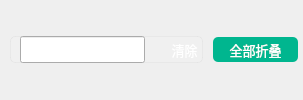
        <widget class="QWidget" name="horizontalWidget_1_3_l" native="true">
         <property name="minimumSize">
          <size>
           <width>0</width>
           <height>36</height>
          </size>
         </property>
         <property name="styleSheet">
          <string notr="true"/>
         </property>
         <layout class="QHBoxLayout" name="horizontalLayout_3">
          <property name="spacing">
           <number>10</number>
          </property>
          <property name="leftMargin">
           <number>10</number>
          </property>
          <property name="topMargin">
           <number>0</number>
          </property>
          <property name="rightMargin">
           <number>5</number>
          </property>
          <property name="bottomMargin">
           <number>0</number>
          </property>
          <item>
           <widget class="QWidget" name="widget_1_3_l_1" native="true">
            <property name="minimumSize">
             <size>
              <width>68</width>
              <height>0</height>
             </size>
            </property>
            <property name="maximumSize">
             <size>
              <width>16777215</width>
              <height>27</height>
             </size>
            </property>
            <property name="font">
             <font>
              <pointsize>10</pointsize>
             </font>
            </property>
            <property name="styleSheet">
             <string notr="true">#widget_1_3_l_1{
color: rgb(255, 255, 255);
border: 1px solid rgba(197, 197, 197,50);
background-color: rgba(255, 255, 255, 20);
border-radius: 5px;
color: rgb(255, 255, 255);
padding-left:10px;
padding-right:10px;
}</string>
            </property>
            <layout class="QHBoxLayout" name="horizontalLayout_6">
             <property name="spacing">
              <number>0</number>
             </property>
             <property name="leftMargin">
              <number>10</number>
             </property>
             <property name="topMargin">
              <number>0</number>
             </property>
             <property name="rightMargin">
              <number>0</number>
             </property>
             <property name="bottomMargin">
              <number>0</number>
             </property>
             <item>
              <widget class="QLineEdit" name="lineEdit_search">
               <property name="minimumSize">
                <size>
                 <width>0</width>
                 <height>27</height>
                </size>
               </property>
               <property name="font">
                <font>
                 <family>OPPOSans B</family>
                 <pointsize>10</pointsize>
                 <weight>50</weight>
                 <italic>false</italic>
                 <bold>false</bold>
                </font>
               </property>
               <property name="contextMenuPolicy">
                <enum>Qt::NoContextMenu</enum>
               </property>
               <property name="styleSheet">
                <string notr="true">
color: rgb(255, 255, 255);</string>
               </property>
               <property name="placeholderText">
                <string>搜索节点</string>
               </property>
              </widget>
             </item>
             <item>
              <widget class="QToolButton" name="toolButton_sensitive">
               <property name="toolTip">
                <string>区分大小写</string>
               </property>
               <property name="styleSheet">
                <string notr="true">QToolButton {
	color: rgb(255, 255, 255);
	background-color: rgba(255, 255, 255, 0);
	border: none;
}

QToolButton::menu-indicator { 
	image: None;
}

 
QToolButton:hover {
	color: rgb(255, 255, 255);
	background-color: rgba(255, 255, 255, 0);
	border: none;
}
QToolButton::checked{
	color: rgb(255, 255, 255);
	border-radius: 0px;
	
	border-bottom: 2px solid rgb(255, 255, 255);
}

QToolTip {
color: rgb(255, 255, 255);
background-color: rgb(108, 117, 125, 65);
border-radius: 2px;
}</string>
               </property>
               <property name="text">
                <string/>
               </property>
               <property name="icon">
                <iconset resource="../lib.qrc">
                 <normaloff>:/lib/daxiao.png</normaloff>:/lib/daxiao.png</iconset>
               </property>
               <property name="iconSize">
                <size>
                 <width>18</width>
                 <height>18</height>
                </size>
               </property>
               <property name="checkable">
                <bool>true</bool>
               </property>
               <property name="checked">
                <bool>false</bool>
               </property>
              </widget>
             </item>
             <item>
              <widget class="QToolButton" name="toolButton_clear">
               <property name="styleSheet">
                <string notr="true">QToolButton {
	color: rgb(255, 255, 255);
	background-color: rgba(255, 95, 95, 0);
	border-radius: 5px;
}

QToolButton::menu-indicator { 
	image: None;
}

 
QToolButton:hover {
	color: rgb(255, 255, 255);
	background-color: rgba(255, 95, 95, 0);
}</string>
               </property>
               <property name="text">
                <string>清除</string>
               </property>
               <property name="icon">
                <iconset resource="../lib.qrc">
                 <normaloff>:/lib/icon-close4.png</normaloff>:/lib/icon-close4.png</iconset>
               </property>
               <property name="iconSize">
                <size>
                 <width>25</width>
                 <height>25</height>
                </size>
               </property>
              </widget>
             </item>
            </layout>
           </widget>
          </item>
          <item>
           <widget class="QToolButton" name="toolButton_unfold">
            <property name="minimumSize">
             <size>
              <width>85</width>
              <height>25</height>
             </size>
            </property>
            <property name="maximumSize">
             <size>
              <width>85</width>
              <height>25</height>
             </size>
            </property>
            <property name="font">
             <font>
              <family>OPPOSans B</family>
              <pointsize>10</pointsize>
              <stylestrategy>PreferAntialias</stylestrategy>
             </font>
            </property>
            <property name="styleSheet">
             <string notr="true">QToolButton {
	color: rgb(255, 255, 255);
	
	background-color: rgb(0, 182, 143);
	border-radius: 5px;
}

QToolButton::menu-indicator { 
	image: None;
}

 
QToolButton:hover {
	color: rgb(255, 255, 255);
	background-color: rgb(0, 182, 143);
}</string>
            </property>
            <property name="text">
             <string>全部折叠</string>
            </property>
            <property name="icon">
             <iconset resource="../lib.qrc">
              <normaloff>:/lib/zhedie.png</normaloff>:/lib/zhedie.png</iconset>
            </property>
            <property name="iconSize">
             <size>
              <width>18</width>
              <height>18</height>
             </size>
            </property>
            <property name="toolButtonStyle">
             <enum>Qt::ToolButtonTextBesideIcon</enum>
            </property>
           </widget>
          </item>
         </layout>
        </widget>
